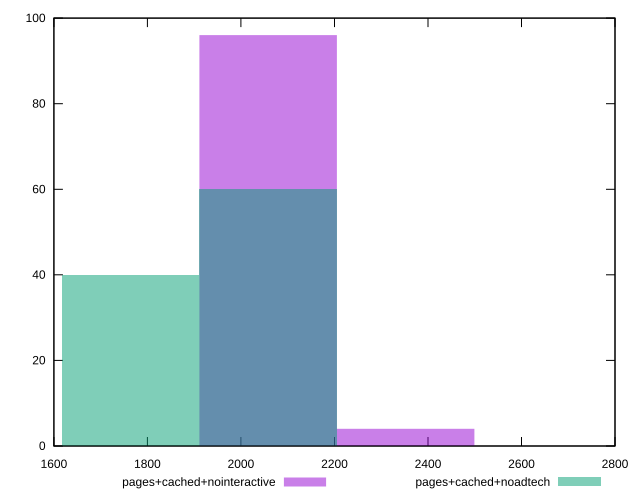

Generate this figure with gnuplot:
reset
set terminal svg size 640, 500
set output "reprap/first-meaningful-paint/comparison/histogram/3_vs_4.svg"

$pagesCachedNointeractive <<EOF
2058.1014258961377 96
2352.1159153098715 4
EOF

$pagesCachedNoadtech <<EOF
2058.1014258961377 60
1764.0869364824036 40
EOF

set key outside below
set boxwidth 294.01448941373394
set yrange [0:100]
set style fill transparent solid 0.5 noborder

plot \
  $pagesCachedNointeractive title "pages+cached+nointeractive" with boxes, \
  $pagesCachedNoadtech title "pages+cached+noadtech" with boxes, \


reset
